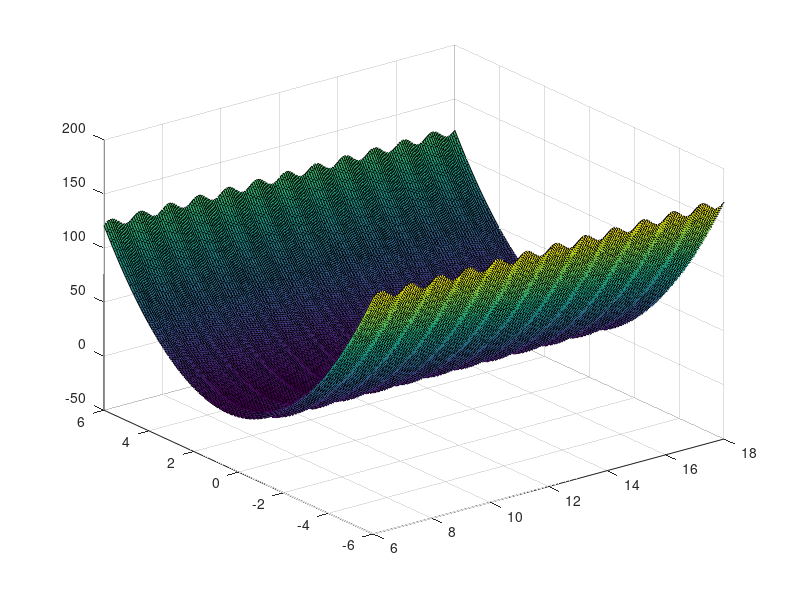

This chart was generated by the following MATLAB code: (Note: this script raises an error after producing the figure.)
%% create data from range
start_val = -6;
end_val = 6;
sqrtN = 200; %N = sqrtN*sqrtN
N = sqrtN*sqrtN
%x_range = linspace(start_val, end_val, sqrtN);
%y_range = linspace(start_val, end_val, sqrtN);
y_range = linspace(-6, 6, sqrtN);
x_range = linspace(6, 18, sqrtN);
%% make meshgrid
[X,Y] = meshgrid(x_range, y_range);
Z = 4*sin(2*pi*X) + 4*(Y - 0.5).^2; %% h_add
figure
surf(X,Y,Z);
%% create data set for training alg 
[ X_data,Y_data] = make_data_from_meshgrid( X,Y,Z );
[D, N] = size(X_data);
perm = randperm(N);
X_data = X_data(:, perm);
Y_data = Y_data(:,perm);
% figure
% scatter3(X_data(1,:),X_data(2,:),Y_data)
%X_data(:, perm) = X_data;
%Y_data(:,perm) = Y_data;
%% make the data back to mesh from training data
[Xp,Yp,Zp] = make_meshgrid_data_from_training_data( data4cv.X,Y_data );
figure
surf(Xp,Yp,Zp);